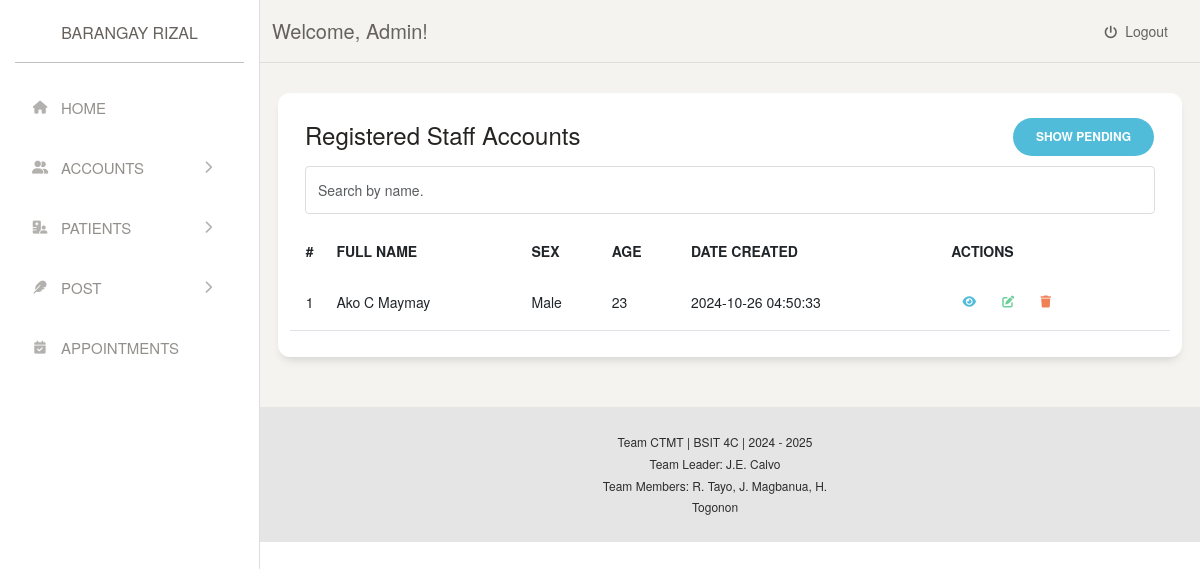
The app's page /admin/accounts/staff.php (signed in) with its own data.
### tables this page shows
CREATE TABLE `tbl_staff` (
  `staff_id` int(11) NOT NULL,
  `staff_username` varchar(50) NOT NULL,
  `staff_password` varchar(255) NOT NULL,
  `staff_firstName` varchar(100) NOT NULL,
  `staff_midInitial` char(1) DEFAULT NULL,
  `staff_lastName` varchar(100) NOT NULL,
  `staff_suffix` varchar(10) DEFAULT NULL,
  `staff_birthDate` date NOT NULL,
  `staff_contactNumber` varchar(15) NOT NULL,
  `staff_sex` enum('Male','Female') NOT NULL,
  `staff_address` text NOT NULL,
  `staff_photo` varchar(255) DEFAULT NULL,
  `staff_status` enum('pending','approved','rejected') DEFAULT 'pending',
  `created_at` timestamp NOT NULL DEFAULT CURRENT_TIMESTAMP
);

### includes/admin/staffManagementController.php (called while the page is built, shortened)
<?php
include __DIR__ . '/../conn.php';
$sqlApproved = "SELECT * FROM tbl_staff WHERE staff_status = 'approved'";
$resultApproved = $mysqli->query($sqlApproved);

### admin/accounts/staff.php (the view, shortened to what this page needs)
<?php
include('../../includes/admin/staffManagementController.php');
?>
<!DOCTYPE html>
<html>
<head>
  <?php include '../../templates/links.php'; ?>
</head>
<body>
  <div class="wrapper">
    <?php include '../templates/sidebar.php'; ?>
    <div class="main-panel">
      <?php include '../templates/topnav.php'; ?>
      <div class="content">
        <div class="row">
          <div class="card table-with-links">
            <div class="card-header">
              <div>
                <h4 class="card-title float-start">Registered Staff Accounts</h4>
                <div class="float-end">
                  <a href="../../admin/accounts/staffPending.php" class="btn btn-info btn-round">Show Pending</a>
                </div>
              </div>
              <input type="text" id="staffSearchApproved" class="form-control" placeholder="Search by name.">
            </div>
            <div class="card-body table-full-width">
              <table class="table" id="approvedStaffTable">
                <thead>
                  <tr>
                    <th class="text-center">#</th>
                    <th>Full Name</th>
                    <th>Sex</th>
                    <th>Age</th>
                    <th>Date Created</th>
                    <th>Actions</th>
                  </tr>
                </thead>
                <tbody>
                  <?php
                  $counter = 1;
                  while ($row = $resultApproved->fetch_assoc()) {
                    $fullName = $row['staff_firstName'] . ' ' . $row['staff_midInitial'] . ' ' . $row['staff_lastName'] . ' ' . ($row['staff_suffix'] ? $row['staff_suffix'] : '');
                    $age = date_diff(date_create($row['staff_birthDate']), date_create('today'))->y;
                    echo "<tr>";
                    echo "<td class='text-center'>$counter</td>";
                    echo "<td>$fullName</td>";
                    echo "<td>{$row['staff_sex']}</td>";
                    echo "<td>$age</td>";
                    echo "<td>{$row['created_at']}</td>";
                    echo "<td class='td-actions'>
                            <a href='#' data-toggle='modal' data-target='#viewModalApproved{$row['staff_id']}' class='btn btn-info btn-link btn-xs'><i class='fa fa-eye'></i></a>
                            <a href='./editstaff.php?staff_id={$row['staff_id']}' class='btn btn-success btn-link btn-xs'><i class='fa fa-edit'></i></a>
                            <a href='#' data-toggle='modal' data-target='#deleteModal{$row['staff_id']}' class='btn btn-danger btn-link btn-xs'><i class='fa fa-trash'></i></a>
                          </td>";
                    echo "</tr>";
                    $counter++;
                  }
                  ?>
                </tbody>
              </table>
            </div>
          </div>
        </div>
      </div>
      <?php include '../../templates/footer.php'; ?>
    </div>
  </div>
</body>
</html>

### styles/vars.css (style rules this page uses)
:root { --neutral50: #fafafa; --neutral100: #f5f5f5; --neutral200: #e5e5e5; --neutral300: #d4d4d4; --neutral400: #a3a3a3; --neutral500: #737373; --neutral600: #525252; --neutral700: #404040; --neutral800: #262626; --neutral900: #171717; --neutral950: #0a0a0a; --warning50: #fffbeb; --warning100: #fef3c7; --warning200: #fde68a; --warning300: #fcd34d; --warning400: #fbbf24; --warning500: #f59e0b; --warning600: #d97706; --warning700: #b45309; --warning800: #92400e; --warning900: #78350f; --warning950: #451a03; --success50: #f0fdf4; --success100: #dcfce7; --success200: #bbf7d0; --success300: #86efac; --success400: #4ade80; --success500: #22c55e; --success600: #16a34a; --success700: #15803d; --success800: #166534; --success900: #14532d; --success950: #052e16; --danger50: #fef2f2; --danger100: #fee2e2; --danger200: #fecaca; --danger300: #fca5a5; --danger400: #f87171; --danger500: #ef4444; --danger600: #dc2626; --danger700: #b91c1c; --danger800: #991b1b; --danger900: #7f1d1d; --danger950: #450a0a; --primary50: #eff6ff; --primary100: #dbeafe; --primary200: #bfdbfe; --primary300: #93c5fd; --primary400: #60a5fa; --primary500: #3b82f6; --primary600: #2563eb; --primary700: #1d4ed8; --primary800: #1e40af; --primary900: #1e3a8a; --primary950: #172554; }

### styles/forms.css (style rules this page uses)
.form-control { border: 1px solid var(--neutral200); padding: 12px 16px; outline: none; border-radius: 6px; display: block; width: 100%; transition: all 250ms ease-in-out; }
input.form-control, select.form-control { height: 48px; }
.form-control::placeholder { color: var(--neutral400); }

### records on screen
tbl_staff: fullName "Ako C Maymay", staff_sex "Male", staff_birthDate "23", created_at "2024-10-26 04:50:33"

### other values on screen
$_SESSION['admin_username'] "Admin"
